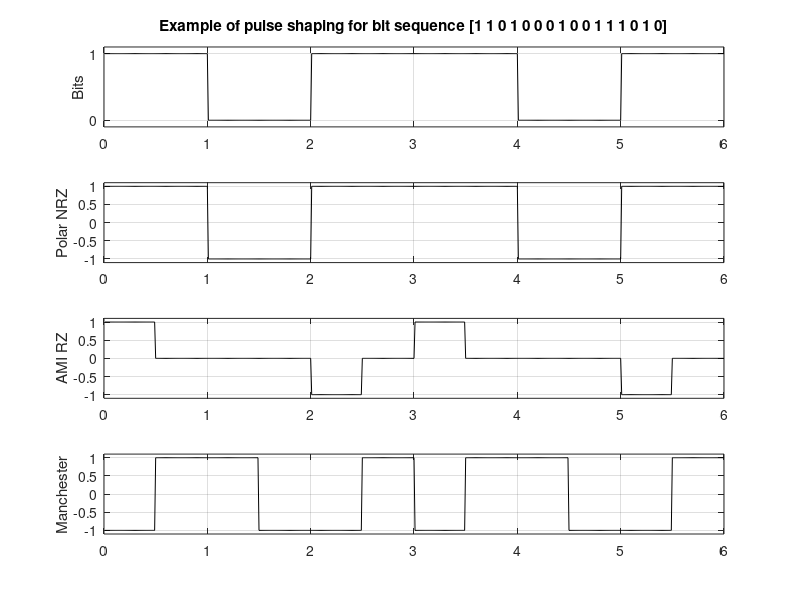
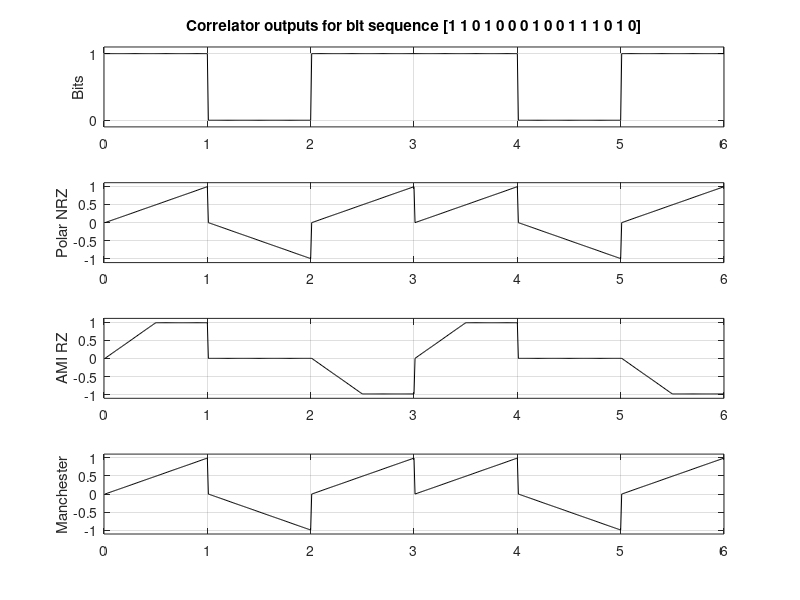

Here is the MATLAB script that generated these plots, in order:
% File: correlator_hwk.m
% Description: Illustration of line coding schemes and correlator outputs
% EE 161. Spring 2015. San Jose State University.

clear

A = 1;                                   % Pulse amplitude
T = 1;                                   % Bit duration
bit = [1 0 1 1 0 1];
N = length(bit);

% Uncomment the four lines below if random bits are to be generated ...
% seed = input('Enter your student ID: ');
% rand('state',seed)
% N = 20;                                  % Number of bits  
% bit = round(rand(1,N));                  % Bit sequence

polar = [ -A +A ];                       % Polar mapping
M = 100;                                 % Oversampling ratio (must be even)
T_bits = T*length(bit);                  % Duration of bit stream
t = 1/M:1/M:T_bits ;                     % Time scale

bit_M= [];
for i=1:length(bit)
    bit_M = [bit_M bit(i)*ones(1,M)];    % Oversampled bit stream
end

p_NRZ(1:M)=1;                            % NRZ pulse
p_RZ(1:M/2)=1; p_RZ(M/2:M)=0;            % RZ pulse
p_M(1:M/2)=-1; p_M(M/2:M)=1;             % Manchester pulse

% (a) Unipolar NRZ
for i=1:length(bit)
    sum = 0;
    for j=(i-1)*M+1:i*M
        corr_UNRZ(j) = sum;
        s_UNRZ(j) = bit(i)*A*p_NRZ(j-(i-1)*M);  
        sum = sum + bit(i)*A*p_NRZ(j-(i-1)*M)*p_NRZ(j-(i-1)*M)/M;
    end
end

% (b) Unipolar RZ
for i=1:length(bit)
    sum = 0;
    for j=(i-1)*M+1:i*M
        corr_URZ(j) = sum;
        s_URZ(j) = bit(i)*A*p_RZ(j-(i-1)*M);
        sum = sum + 2*bit(i)*A*p_RZ(j-(i-1)*M)*p_RZ(j-(i-1)*M)/M;
    end
end

% (c) Polar NRZ
for i=1:length(bit)
    sum = 0;
    for j=(i-1)*M+1:i*M
        corr_PNRZ(j) = sum;
        s_PNRZ(j) = polar(bit(i)+1)*p_NRZ(j-(i-1)*M);
        sum = sum + polar(bit(i)+1)*p_NRZ(j-(i-1)*M)*p_NRZ(j-(i-1)*M)/M;
    end
end

% (d) Polar RZ
for i=1:length(bit)
    sum = 0;
    for j=(i-1)*M+1:i*M
        corr_PRZ(j) = sum;
        s_PRZ(j) = polar(bit(i)+1)*p_RZ(j-(i-1)*M);
        sum = sum + 2*polar(bit(i)+1)*p_RZ(j-(i-1)*M)*p_RZ(j-(i-1)*M)/M;
    end
end

% (e) AMI NRZ
st = [-A*ones(1,M)];                    % Inital amplitude -A
for i=1:length(bit)
    sum = 0;
    if bit(i), st = -st; end
    for j=(i-1)*M+1:i*M
        corr_AMI_NRZ(j) = sum;
        AMI_NRZ(j) = bit(i)*st(j-(i-1)*M)*p_NRZ(j-(i-1)*M);
        sum = sum + bit(i)*st(j-(i-1)*M)*p_NRZ(j-(i-1)*M)*p_NRZ(j-(i-1)*M)/M;
    end
end

% (f) AMI RZ
st = [-A*ones(1,M)];                    % Inital amplitude -A
for i=1:length(bit)
    sum = 0;
    if bit(i), st = -st; end
    for j=(i-1)*M+1:i*M
        corr_AMI_RZ(j) = sum;
        AMI_RZ(j) = bit(i)*st(j-(i-1)*M)*p_RZ(j-(i-1)*M);
        sum = sum + 2*bit(i)*st(j-(i-1)*M)*p_RZ(j-(i-1)*M)*p_RZ(j-(i-1)*M)/M;
    end
end

% (g) Manchester
for i=1:length(bit)
    sum = 0;
    for j=(i-1)*M+1:i*M
        corr_M(j) = sum;
        s_M(j) = polar(bit(i)+1)*p_M(j-(i-1)*M);
        sum = sum + polar(bit(i)+1)*p_M(j-(i-1)*M)*p_M(j-(i-1)*M)/M;
    end
end

% Plot all signals
figure(1)
subplot(4,1,1)
plot(t,bit_M,'k'); ylabel ('Bits'); axis ([ 0 T_bits  -0.1 1.1 ]), grid on
set(gca,'YTick',[0 1])
title('Example of pulse shaping for bit sequence [1 1 0 1 0 0 0 1 0 0 1 1 1 0 1 0]')
subplot(4,1,2)
plot(t,s_PNRZ,'k'); ylabel ('Polar NRZ'); axis ([ 0 T_bits  -1.1*A 1.1*A ]), grid on
subplot(4,1,3)
plot(t,AMI_RZ,'k'); ylabel ('AMI RZ'); axis ([ 0 T_bits  -1.1*A 1.1*A ]), grid on
subplot(4,1,4)
plot(t,s_M,'k'); ylabel ('Manchester'); axis ([ 0 T_bits  -1.1*A 1.1*A ]), grid on

figure(2)
subplot(4,1,1)
plot(t,bit_M,'k'); ylabel ('Bits'); axis ([ 0 T_bits  -0.1 1.1 ]), grid on
set(gca,'YTick',[0 1])
title('Correlator outputs for bit sequence [1 1 0 1 0 0 0 1 0 0 1 1 1 0 1 0]')
subplot(4,1,2)
plot(t,corr_PNRZ,'k'); ylabel ('Polar NRZ'); axis ([ 0 T_bits  -1.1*A 1.1*A ]), grid on
subplot(4,1,3)
plot(t,corr_AMI_RZ,'k'); ylabel ('AMI RZ'); axis ([ 0 T_bits  -1.1*A 1.1*A ]), grid on
subplot(4,1,4)
plot(t,corr_M,'k'); ylabel ('Manchester'); axis ([ 0 T_bits  -1.1*A 1.1*A ]), grid on
